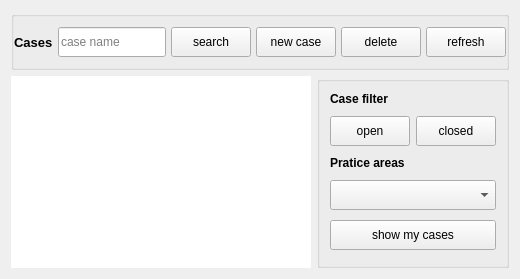
          <widget class="QWidget" name="cases">
           <layout class="QVBoxLayout" name="verticalLayout_6">
            <item>
             <widget class="QGroupBox" name="groupBox_4">
              <layout class="QHBoxLayout" name="horizontalLayout_17">
               <property name="spacing">
                <number>5</number>
               </property>
               <property name="leftMargin">
                <number>0</number>
               </property>
               <property name="topMargin">
                <number>10</number>
               </property>
               <property name="rightMargin">
                <number>0</number>
               </property>
               <property name="bottomMargin">
                <number>10</number>
               </property>
               <item alignment="Qt::AlignLeft">
                <widget class="QLabel" name="label_18">
                 <property name="font">
                  <font>
                   <pointsize>10</pointsize>
                   <weight>75</weight>
                   <bold>true</bold>
                  </font>
                 </property>
                 <property name="text">
                  <string>Cases</string>
                 </property>
                </widget>
               </item>
               <item alignment="Qt::AlignRight">
                <widget class="QLineEdit" name="lineEdit_searchCases">
                 <property name="minimumSize">
                  <size>
                   <width>0</width>
                   <height>30</height>
                  </size>
                 </property>
                 <property name="maximumSize">
                  <size>
                   <width>200</width>
                   <height>30</height>
                  </size>
                 </property>
                 <property name="placeholderText">
                  <string>case name</string>
                 </property>
                </widget>
               </item>
               <item>
                <widget class="QPushButton" name="pushButton_searchCases">
                 <property name="minimumSize">
                  <size>
                   <width>0</width>
                   <height>30</height>
                  </size>
                 </property>
                 <property name="maximumSize">
                  <size>
                   <width>100</width>
                   <height>30</height>
                  </size>
                 </property>
                 <property name="text">
                  <string>search</string>
                 </property>
                 <property name="icon">
                  <iconset resource="images/icons/icons.qrc">
                   <normaloff>:/new/general/gnome-searchtool.png</normaloff>:/new/general/gnome-searchtool.png</iconset>
                 </property>
                </widget>
               </item>
               <item>
                <widget class="QPushButton" name="pushButton_newCase">
                 <property name="minimumSize">
                  <size>
                   <width>0</width>
                   <height>30</height>
                  </size>
                 </property>
                 <property name="maximumSize">
                  <size>
                   <width>100</width>
                   <height>30</height>
                  </size>
                 </property>
                 <property name="text">
                  <string>new case</string>
                 </property>
                 <property name="icon">
                  <iconset resource="images/icons/icons.qrc">
                   <normaloff>:/new/general/plus_96px.png</normaloff>:/new/general/plus_96px.png</iconset>
                 </property>
                </widget>
               </item>
               <item>
                <widget class="QPushButton" name="pushButton_delCase">
                 <property name="minimumSize">
                  <size>
                   <width>0</width>
                   <height>30</height>
                  </size>
                 </property>
                 <property name="maximumSize">
                  <size>
                   <width>100</width>
                   <height>30</height>
                  </size>
                 </property>
                 <property name="text">
                  <string>delete</string>
                 </property>
                 <property name="icon">
                  <iconset resource="images/icons/icons.qrc">
                   <normaloff>:/new/general/Gnome-Edit-Delete-64.png</normaloff>:/new/general/Gnome-Edit-Delete-64.png</iconset>
                 </property>
                </widget>
               </item>
               <item>
                <widget class="QPushButton" name="pushButton_refreshCases">
                 <property name="minimumSize">
                  <size>
                   <width>0</width>
                   <height>30</height>
                  </size>
                 </property>
                 <property name="maximumSize">
                  <size>
                   <width>100</width>
                   <height>30</height>
                  </size>
                 </property>
                 <property name="text">
                  <string>refresh</string>
                 </property>
                 <property name="icon">
                  <iconset resource="images/icons/icons.qrc">
                   <normaloff>:/new/general/Gnome-View-Refresh-64.png</normaloff>:/new/general/Gnome-View-Refresh-64.png</iconset>
                 </property>
                </widget>
               </item>
              </layout>
             </widget>
            </item>
            <item>
             <layout class="QHBoxLayout" name="horizontalLayout_16" stretch="9,0">
              <item>
               <widget class="QTableView" name="tableView_cases">
                <property name="frameShape">
                 <enum>QFrame::NoFrame</enum>
                </property>
                <property name="frameShadow">
                 <enum>QFrame::Plain</enum>
                </property>
                <property name="dragDropOverwriteMode">
                 <bool>false</bool>
                </property>
                <property name="alternatingRowColors">
                 <bool>true</bool>
                </property>
                <property name="selectionBehavior">
                 <enum>QAbstractItemView::SelectRows</enum>
                </property>
                <property name="showGrid">
                 <bool>false</bool>
                </property>
                <property name="sortingEnabled">
                 <bool>true</bool>
                </property>
                <property name="wordWrap">
                 <bool>false</bool>
                </property>
               </widget>
              </item>
              <item>
               <widget class="QGroupBox" name="groupBox">
                <layout class="QFormLayout" name="formLayout_3">
                 <property name="verticalSpacing">
                  <number>10</number>
                 </property>
                 <property name="leftMargin">
                  <number>10</number>
                 </property>
                 <property name="topMargin">
                  <number>10</number>
                 </property>
                 <property name="rightMargin">
                  <number>10</number>
                 </property>
                 <property name="bottomMargin">
                  <number>10</number>
                 </property>
                 <item row="0" column="0">
                  <widget class="QLabel" name="label_16">
                   <property name="font">
                    <font>
                     <weight>75</weight>
                     <bold>true</bold>
                    </font>
                   </property>
                   <property name="text">
                    <string>Case filter</string>
                   </property>
                  </widget>
                 </item>
                 <item row="1" column="0">
                  <widget class="QPushButton" name="pushButton_openCases">
                   <property name="minimumSize">
                    <size>
                     <width>0</width>
                     <height>30</height>
                    </size>
                   </property>
                   <property name="maximumSize">
                    <size>
                     <width>16777215</width>
                     <height>30</height>
                    </size>
                   </property>
                   <property name="text">
                    <string>open</string>
                   </property>
                  </widget>
                 </item>
                 <item row="1" column="1">
                  <widget class="QPushButton" name="pushButton_closedCases">
                   <property name="minimumSize">
                    <size>
                     <width>0</width>
                     <height>30</height>
                    </size>
                   </property>
                   <property name="maximumSize">
                    <size>
                     <width>16777215</width>
                     <height>30</height>
                    </size>
                   </property>
                   <property name="text">
                    <string>closed</string>
                   </property>
                  </widget>
                 </item>
                 <item row="2" column="0">
                  <widget class="QLabel" name="label_17">
                   <property name="font">
                    <font>
                     <weight>75</weight>
                     <bold>true</bold>
                    </font>
                   </property>
                   <property name="text">
                    <string>Pratice areas</string>
                   </property>
                  </widget>
                 </item>
                 <item row="3" column="0" colspan="2">
                  <widget class="QComboBox" name="comboBox_pAreas">
                   <property name="minimumSize">
                    <size>
                     <width>0</width>
                     <height>30</height>
                    </size>
                   </property>
                   <property name="maximumSize">
                    <size>
                     <width>16777215</width>
                     <height>30</height>
                    </size>
                   </property>
                  </widget>
                 </item>
                 <item row="4" column="0" colspan="2">
                  <widget class="QPushButton" name="pushButton_myCases">
                   <property name="minimumSize">
                    <size>
                     <width>0</width>
                     <height>30</height>
                    </size>
                   </property>
                   <property name="maximumSize">
                    <size>
                     <width>16777215</width>
                     <height>30</height>
                    </size>
                   </property>
                   <property name="text">
                    <string>show my cases</string>
                   </property>
                  </widget>
                 </item>
                </layout>
               </widget>
              </item>
             </layout>
            </item>
           </layout>
          </widget>
